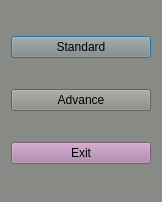
<?xml version="1.0" encoding="UTF-8"?>
<ui version="4.0">
 <class>Start</class>
 <widget class="QDialog" name="Start">
  <property name="geometry">
   <rect>
    <x>0</x>
    <y>0</y>
    <width>162</width>
    <height>202</height>
   </rect>
  </property>
  <property name="windowTitle">
   <string>Start</string>
  </property>
  <property name="styleSheet">
   <string notr="true">background-color: rgb(136, 138, 133);</string>
  </property>
  <layout class="QGridLayout" name="gridLayout">
   <item row="0" column="0">
    <widget class="QPushButton" name="BtnStd">
     <property name="text">
      <string>Standard</string>
     </property>
    </widget>
   </item>
   <item row="1" column="0">
    <widget class="QPushButton" name="BtnAdv">
     <property name="text">
      <string>Advance</string>
     </property>
    </widget>
   </item>
   <item row="2" column="0">
    <widget class="QPushButton" name="ExitBtn">
     <property name="styleSheet">
      <string notr="true">background-color: rgb(173, 127, 168);</string>
     </property>
     <property name="text">
      <string>Exit</string>
     </property>
    </widget>
   </item>
  </layout>
 </widget>
 <resources/>
 <connections/>
</ui>
